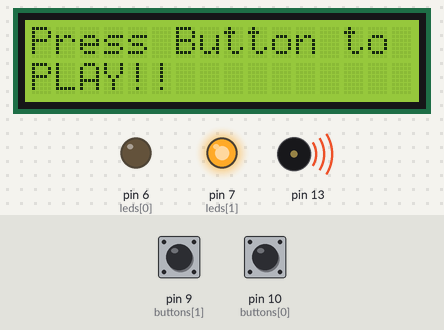
A sketch run on a simulated Arduino Mega 2560, built with avr-gcc and run on an emulated ATmega2560. On the bench: 16×2 character LCD, output pins drawn as LEDs (lit = HIGH), buzzer (waves = sounding). The test bench sets the inputs (shaded band); at power-on: pin 9 (buttons[1]) LOW, pin 10 (buttons[0]) LOW. Random numbers use the default seed unless the sketch sets one.

Above: at 1.2 s.
1.3 s: pin 9 (buttons[1]) pulled HIGH for 0.15 s
At 2.4 s:
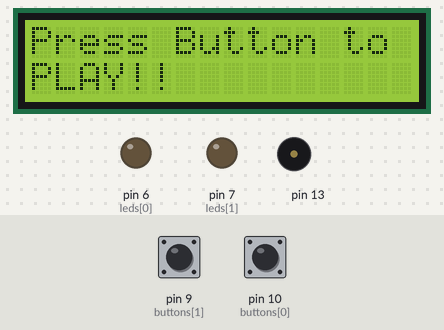
At 4.3 s:
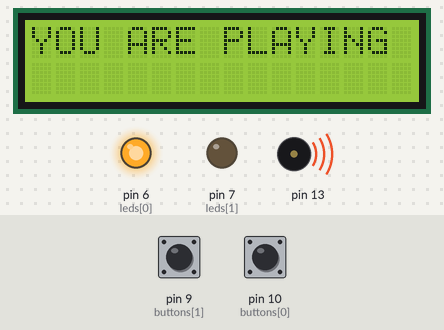
4.4 s: pin 10 (buttons[0]) pulled HIGH for 1 s
At 7.5 s:
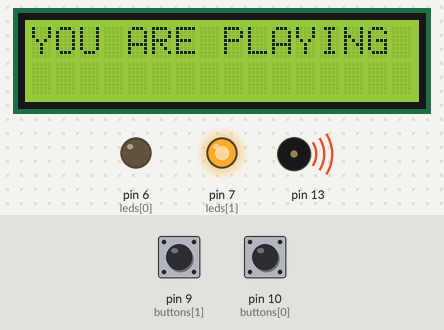
8.4 s: pin 10 (buttons[0]) pulled HIGH for 0.15 s
Timing chart, 0 to 22.1 s (numbered marks = the images above; inputs shaded):
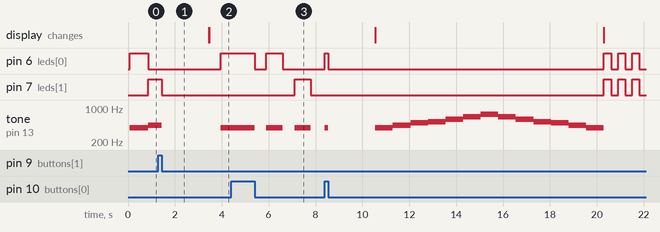

Measured:
- after the input at 4.4 s, pin 7 (leds[1]): LOW → HIGH after 2.7 s, → LOW 0.70 s later
- by itself, tone on pin 13: plays 392 Hz for 0.15 s, 392 Hz for 0.75 s, 440 Hz for 0.75 s, 494 Hz for 0.75 s, 523 Hz for 0.75 s, 587 Hz for 0.75 s … (14 notes in this stretch)

The sketch:

Simon_Says_Final_Project.ino
```cpp
/*Roshan Nanthapalan
 * May.25.2018
 * Final Project
 * This is a game that resembles Simon Says. While the LEDs are blinking in order, push any button to START.
 * Then wait for an LED to blink and push the button that corresponds with the LED.
 * Everytime you get the pattern right, there will be one extra blink added to the pattern to make it harder.
 * If you click the wrong button or take too long, you LOSE.
 * The the program will restart and you can play again.
 */

#include<LiquidCrystal.h>         //We are including the LiquidCrystal Library in our program
LiquidCrystal lcd(12,11,5,4,3,2); //Declaring and initializing the LiquidCrystal Library with the pins on the Arduino

int buttons[] = {10, 9};          //The 2 button input pins
int leds[] = {6, 7};              // LED pins

int sequence[100];                //Keeps track of how many sequences to repeat

int largestIndex = 0;             //Keeps track of the largest index in the sequence so far

//These are the states of the game
const int START = 0;              //The start stage, the LEDs are flashing waiting for a button to be pressed
const int PLAY = 1;               //The play stage, you are actually playing the game during this stage
const int GAMEOVER = 2;           //The game over stage, you lose in this stage

int gameState;                    //Keeps track of the games stage

//Keeps track of time, this is used for how long the buttons are not pressed while playing the game
long currentMillis = 0;           //Current time since game has started
long previousMillis = 0;          //Time since currentMillis was recorded


void setup() {
  lcd.begin(16,2);                //Telling the Arduino how many coloums and rows are on the LCD display
  lcd.setCursor(0,0);             //Set the cursor at the top left corner (0,0)

  //Intializing each LED as an OUTPUT by using a for loop
  for(int pin=0; pin<2; pin++)
  {
    pinMode(leds[pin], OUTPUT);
  }

  //Initalizing each pushbutton as an INPUT by using a for loop
  for(int pin=0; pin<2; pin++)
  {
    pinMode(buttons[pin], INPUT);
  }

  gameState = START; // Start the game (by using the START state)

  randomSeed(analogRead(40)); //Initializes the pseudo-random number generator to randomize the order the LEDs flash in
}

void loop() {

  if(gameState == START) //If the game state is in the START state
  {
    lcd.setCursor(0,0);                     //Set the cursor at the top left corner (0,0)
    lcd.print("Press Button to PLAY!!");    //Set the cursor at the top left corner (0,0)
    lcd.setCursor(0,1);                     //Change cursor location to bottom left corner
    lcd.print("PLAY!!");                    //Display the text on LCD Display

    waitToStart(); //Run the waitToStart subprogram

    lcd.clear();   //Clears the text on LCD Display
  }

  else if(gameState == PLAY) //If the game in the PLAY state
  {
    showSequence(); //Run the showSequence subprogram
    readSequence(); //Run the readSequence subprogram
  }

  else if(gameState == GAMEOVER) //If the game is in the GAMEOVER state
  {
    lcd.clear();                        //Clears the text
    lcd.setCursor(0,0);                 //Set the cursor at the top left corner (0,0)
    lcd.print("YOU LOSE ");             //Set the cursor at the top left corner (0,0)
    gMajorScale();                      //PLay the gMajor Scale
    lcd.clear();                        //Clears the text
    lcd.setCursor(0,0);                 //Set the cursor at the top left corner (0,0)
    lcd.print("RESTARTING ");           //Set the cursor at the top left corner (0,0)

    blinkAll(5);                        //Runs the blinkAll subprogram 5 times
    gameState = START;                  //Restarts the game (By making the game state START again)
  }
}

//A subprogram that makes the LEDs flash
//It also adds one to the end of each sequence then shows the whole sequence
void showSequence()
{
  //Add a new index to the end of the sequence
  sequence[largestIndex] = random(0,2);

  largestIndex++; //Adds one to the sequence

  lcd.clear();
  lcd.print("YOU ARE PLAYING");

  for(int index=0; index<largestIndex; index++) //Using a for loop to loop through the sequence and flash the LEDs
  {
     delay(500); //Stop code for 500 miliseconds (also shows if same LED blinks twice in a row)
     digitalWrite(leds[sequence[index]], HIGH); //ON the LED

     if((leds[0],HIGH)) //If the red LED is ON
     {
      tone(13, 392); //plays the G4 note on the speaker in pin 13
     }

     else if((leds[1],HIGH)) //If the blue LED is ON
     {
      tone(13, 440);  //plays the A4 note on the speaker in pin 13
     }

     delay(700); //Stop code for 700 miliseconds
     noTone(13); //Stop playing notes
     digitalWrite(leds[sequence[index]], LOW); //OFF the LED
  }
}

//A subprogram that reads the sequence the player pushed the buttons in
void readSequence()
{
  int positionPressed; //Stores which pushbutton was pressed (0 or 1)
  boolean madeMistake = false; //Keeps track if the player made a mistake (pressed wrong button)

  for(int index=0; index<largestIndex & madeMistake == false; index++)//Loops through sequence waiting for buttons to be pressed. If player makes mistake it exits the loop.
  {
    positionPressed = waitForButton(2000); //Waits 2 seconds for player to push a button

    if(positionPressed == -1 | positionPressed != sequence[index]) //If the player didn't press a button in time or pressed the wrong button
    {
      madeMistake = true; // Exit the for loop
      gameState = GAMEOVER; //Change the state to GAMEOVER state (since player loses)
    }
  }
}

// Returns the position of button pressed (0 or 1) or -1 if no button is pressed in the time period.
int waitForButton(int delay)
{
  int buttonPressed = -1; //Checks if button is pressed or not
  int input; //Reads the buttons input
  boolean buttonBackUp = false; //Checks if the button was released or not

  currentMillis = millis();     //Records the number of miliseconds since the program started running
  previousMillis = currentMillis;   //Records the point when we start spinning the loop

  // Keep spinning the loop until "delay" seconds have passed or the button has been let back up
  while (currentMillis - previousMillis < delay & buttonBackUp == false)
  {
    //One at a time, check if the button is being pressed down
    for(int pin = 0; pin < 2 & buttonBackUp == false; pin++)
    {
      if(digitalRead(buttons[pin]) == HIGH) //If the button is pressed
      {
        buttonPressed = pin; //Records which button is being pressed

        //ONs the LED that corresponds with the button
        digitalWrite(leds[pin], HIGH);

        if(pin==0) //If the red LED is ON
        {
          tone(13, 392); //plays the G4 note on the speaker in pin 13
        }

        else if(pin==1) //If the blue LED is ON
        {
          tone(13, 440);  //plays the A4 note on the speaker in pin 13
        }

        //It is possible the button is still being pushed
        //This loop loops until the button is let up
        while (currentMillis - previousMillis < delay & buttonBackUp == false)
        {
          input = digitalRead(buttons[pin]); //Read if button is still pushed

          if(input == LOW) //If the buttons INPUT is low (let back up)
          {
            buttonBackUp = true; //The button is back up and exits the loop
          }
          currentMillis = millis(); //Record how much time has passed by
        }

        //Turn the LED that corresponds with the button OFF
        digitalWrite(leds[pin], LOW);

        noTone(13); //Speaker plays no sounds

        //Check if player took too long to release the button
        if(currentMillis - previousMillis > delay)
        {
          buttonPressed = -1; //They took to long to let the button up so they lose (technically didn't press the button)
        }
      }
    }
    currentMillis = millis(); //Records the time
  }

  return buttonPressed; //Returns which button was pressed
}

//A subprogram that turns the LEDs ON one at a time and waits for a button to be pressed to start the game
void waitToStart()
{
  int buttonPressed = -1; //Reads of the button is pressed or not
  allOff(); //Runs the allOff subprogram (all the LEDs are off)

  //Turn each LED ON one at a time
  for(int pin = 0; pin < 2; pin++)
  {
    if(buttonPressed == -1) //If the button is not pushed
    {
      digitalWrite(leds[pin], HIGH); //Turn the LED ON

      if(pin==0) //If the first LED turns ON
      {
        tone(13, 392); //plays the G4 note on the speaker in pin 13
      }

      else if(pin==1) //If the second LED turns ON
      {
        tone(13, 440);  //plays the A4 note on the speaker in pin 13
      }

      buttonPressed = waitForButton(800); //Wait for button to be pushed
      noTone(13); //Stop playing notes on speaker
      digitalWrite(leds[pin], LOW); // Turn the LED OFF
    }
  }

  if(buttonPressed != -1) //If the button is pressed
  {
    delay(2000); //Stop code ofr 2 seconds
    largestIndex = 0; //Start a new game
    gameState = PLAY; //Game is now in the PLAY state
  }
}

// A subprogram that turns all the LEDs OFF
void allOff()
{
  //Using a for loop to turn all the LEDs OFF
  for(int pin = 0; pin < 2; pin++)
  {
    digitalWrite(leds[pin], LOW); //Turn the LED OFF
  }
}

// A subprogram that turns all the LEDs ON
void allOn()
{
  //Using a for loop to turn all the LEDs ON
  for(int pin = 0; pin < 2; pin++)
  {
    digitalWrite(leds[pin], HIGH); //Turn the LED ON
  }
}

//Blinks all the LEDs a certain number of times
void blinkAll(int times)
{
  //Using a for loop to turn all the LEDs ON and OFF
  for(int count = 0; count < times; count++)
  {
    allOn(); //Runs the allOn subprogram
    delay(300); //Stop code for 300 miliseconds
    allOff(); //Runs the allOff subprogram
    delay(300); //Stop code for 300 miliseconds
  }
}

void gMajorScale(){ //a subprogram called gMajorScale to play the notes in the G major scale
tone(13, 392, 750); //plays the G4 note for 750 milliseconds on the speaker in pin 13
delay(750); //stops running code for 750 milliseconds

tone(13, 440, 750); //plays the A4 note for 750 milliseconds on the speaker in pin 13
delay(750); //stops running code for 750 milliseconds

tone(13, 494, 750); //plays the B4 note for 750 milliseconds on the speaker in pin 13
delay(750); //stops running code for 750 milliseconds

tone(13, 523, 750); //plays the C5 note for 750 milliseconds on the speaker in pin 13
delay(750); //stops running code for 750 milliseconds

tone(13, 587, 750); //plays the D5 note for 750 milliseconds on the speaker in pin 13
delay(750); //stops running code for 750 milliseconds

tone(13, 659, 750); //plays the E5 note for 750 milliseconds on the speaker in pin 13
delay(750); //stops running code for 750 milliseconds


tone(13, 740, 750); //plays the F5 sharp note for 750 milliseconds on the speaker in pin 13
delay(750); //stops running code for 750 milliseconds


tone(13, 659, 750); //plays the E5 note for 750 milliseconds on the speaker in pin 13
delay(750); //stops running code for 750 milliseconds

tone(13, 587, 750); //plays the D5 note for 750 milliseconds on the speaker in pin 13
delay(750); //stops running code for 750 milliseconds

tone(13, 523, 750); //plays the C5 note for 750 milliseconds on the speaker in pin 13
delay(750); //stops running code for 750 milliseconds

tone(13, 494, 750); //plays the B4 note for 750 milliseconds on the speaker in pin 13
delay(750); //stops running code for 750 milliseconds

tone(13, 440, 750); //plays the A4 note for 750 milliseconds on the speaker in pin 13
delay(750); //stops running code for 750 milliseconds

tone(13, 392, 750); //plays the G4 note for 750 milliseconds on the speaker in pin 13
delay(750); //stops running code for 750 milliseconds
}
```
